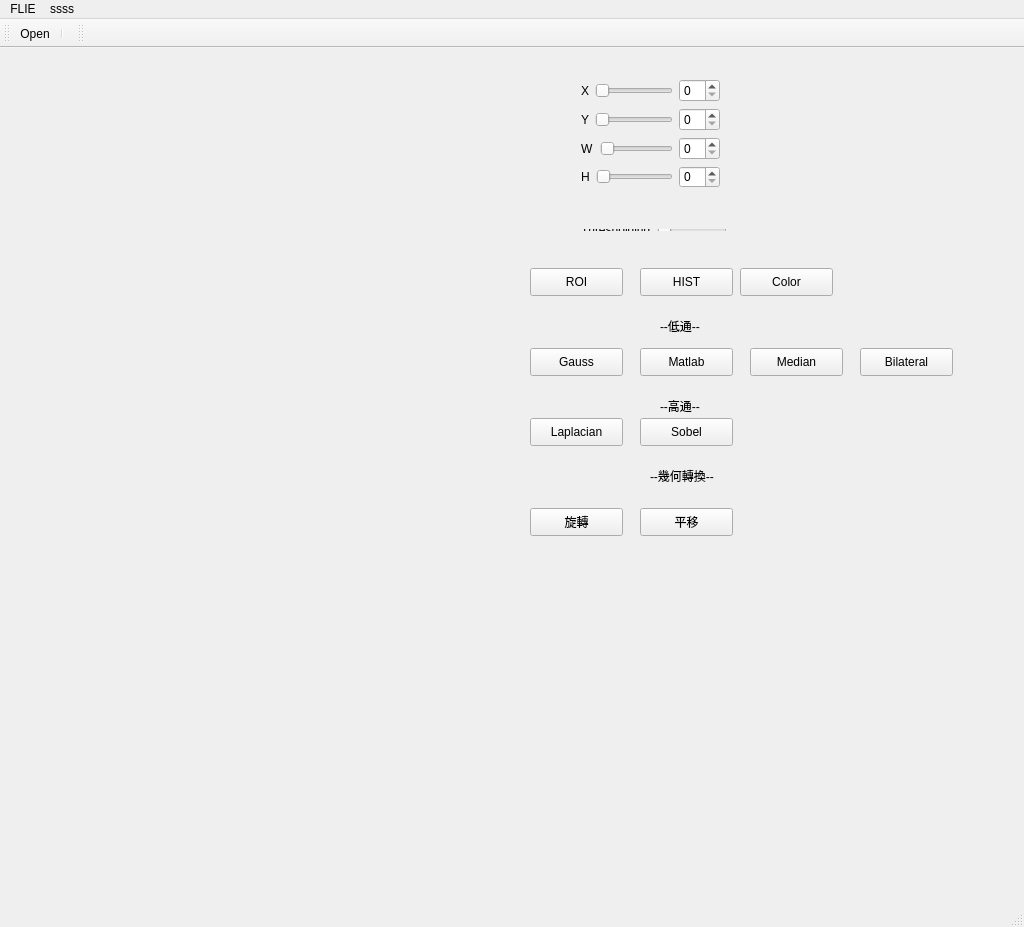
<?xml version="1.0" encoding="UTF-8"?>
<ui version="4.0">
 <class>qtClass</class>
 <widget class="QMainWindow" name="qtClass">
  <property name="geometry">
   <rect>
    <x>0</x>
    <y>0</y>
    <width>1024</width>
    <height>927</height>
   </rect>
  </property>
  <property name="windowTitle">
   <string>qt</string>
  </property>
  <widget class="QWidget" name="centralWidget">
   <widget class="QPushButton" name="ROI_Button">
    <property name="geometry">
     <rect>
      <x>530</x>
      <y>220</y>
      <width>93</width>
      <height>28</height>
     </rect>
    </property>
    <property name="text">
     <string>ROI</string>
    </property>
   </widget>
   <widget class="MyQLabel" name="a_image">
    <property name="geometry">
     <rect>
      <x>30</x>
      <y>90</y>
      <width>471</width>
      <height>391</height>
     </rect>
    </property>
    <property name="text">
     <string/>
    </property>
   </widget>
   <widget class="QWidget" name="layoutWidget">
    <property name="geometry">
     <rect>
      <x>570</x>
      <y>20</y>
      <width>161</width>
      <height>131</height>
     </rect>
    </property>
    <layout class="QVBoxLayout" name="verticalLayout_2">
     <item>
      <layout class="QHBoxLayout" name="horizontalLayout">
       <item>
        <widget class="QLabel" name="label">
         <property name="text">
          <string>X</string>
         </property>
        </widget>
       </item>
       <item>
        <widget class="QSlider" name="X_Slider">
         <property name="orientation">
          <enum>Qt::Horizontal</enum>
         </property>
        </widget>
       </item>
       <item>
        <widget class="QSpinBox" name="X_Spin"/>
       </item>
      </layout>
     </item>
     <item>
      <layout class="QVBoxLayout" name="verticalLayout">
       <item>
        <layout class="QHBoxLayout" name="horizontalLayout_2">
         <item>
          <widget class="QLabel" name="label_2">
           <property name="text">
            <string>Y</string>
           </property>
          </widget>
         </item>
         <item>
          <widget class="QSlider" name="Y_Slider">
           <property name="orientation">
            <enum>Qt::Horizontal</enum>
           </property>
          </widget>
         </item>
         <item>
          <widget class="QSpinBox" name="Y_Spin"/>
         </item>
        </layout>
       </item>
       <item>
        <layout class="QHBoxLayout" name="horizontalLayout_3">
         <item>
          <widget class="QLabel" name="label_3">
           <property name="text">
            <string>W</string>
           </property>
          </widget>
         </item>
         <item>
          <widget class="QSlider" name="W_Slider">
           <property name="orientation">
            <enum>Qt::Horizontal</enum>
           </property>
          </widget>
         </item>
         <item>
          <widget class="QSpinBox" name="W_Spin"/>
         </item>
        </layout>
       </item>
       <item>
        <layout class="QHBoxLayout" name="horizontalLayout_4">
         <item>
          <widget class="QLabel" name="label_4">
           <property name="text">
            <string>H</string>
           </property>
          </widget>
         </item>
         <item>
          <widget class="QSlider" name="H_Slider">
           <property name="orientation">
            <enum>Qt::Horizontal</enum>
           </property>
          </widget>
         </item>
         <item>
          <widget class="QSpinBox" name="H_Spin"/>
         </item>
        </layout>
       </item>
      </layout>
     </item>
    </layout>
   </widget>
   <widget class="QPushButton" name="hist_button">
    <property name="geometry">
     <rect>
      <x>640</x>
      <y>220</y>
      <width>93</width>
      <height>28</height>
     </rect>
    </property>
    <property name="text">
     <string>HIST</string>
    </property>
   </widget>
   <widget class="QWidget" name="layoutWidget">
    <property name="geometry">
     <rect>
      <x>570</x>
      <y>170</y>
      <width>168</width>
      <height>24</height>
     </rect>
    </property>
    <layout class="QHBoxLayout" name="horizontalLayout_5">
     <item>
      <widget class="QLabel" name="label_5">
       <property name="text">
        <string>Thresholding</string>
       </property>
      </widget>
     </item>
     <item>
      <widget class="QSlider" name="T_Slider">
       <property name="orientation">
        <enum>Qt::Horizontal</enum>
       </property>
      </widget>
     </item>
    </layout>
   </widget>
   <widget class="QPushButton" name="Color_Button">
    <property name="geometry">
     <rect>
      <x>740</x>
      <y>220</y>
      <width>93</width>
      <height>28</height>
     </rect>
    </property>
    <property name="text">
     <string>Color</string>
    </property>
   </widget>
   <widget class="QVTKWidget" name="qvtkWidget">
    <property name="geometry">
     <rect>
      <x>0</x>
      <y>730</y>
      <width>100</width>
      <height>100</height>
     </rect>
    </property>
   </widget>
   <widget class="QLabel" name="a_label">
    <property name="geometry">
     <rect>
      <x>70</x>
      <y>540</y>
      <width>141</width>
      <height>31</height>
     </rect>
    </property>
    <property name="text">
     <string/>
    </property>
   </widget>
   <widget class="QPushButton" name="G_LOW">
    <property name="geometry">
     <rect>
      <x>530</x>
      <y>300</y>
      <width>93</width>
      <height>28</height>
     </rect>
    </property>
    <property name="text">
     <string>Gauss</string>
    </property>
   </widget>
   <widget class="QPushButton" name="M_Low">
    <property name="geometry">
     <rect>
      <x>640</x>
      <y>300</y>
      <width>93</width>
      <height>28</height>
     </rect>
    </property>
    <property name="text">
     <string>Matlab</string>
    </property>
   </widget>
   <widget class="QLabel" name="label_6">
    <property name="geometry">
     <rect>
      <x>660</x>
      <y>270</y>
      <width>58</width>
      <height>15</height>
     </rect>
    </property>
    <property name="text">
     <string>--低通--</string>
    </property>
   </widget>
   <widget class="QPushButton" name="Med_L">
    <property name="geometry">
     <rect>
      <x>750</x>
      <y>300</y>
      <width>93</width>
      <height>28</height>
     </rect>
    </property>
    <property name="text">
     <string>Median</string>
    </property>
   </widget>
   <widget class="QLabel" name="label_7">
    <property name="geometry">
     <rect>
      <x>660</x>
      <y>350</y>
      <width>58</width>
      <height>15</height>
     </rect>
    </property>
    <property name="text">
     <string>--高通--</string>
    </property>
   </widget>
   <widget class="QPushButton" name="L_HIGH">
    <property name="geometry">
     <rect>
      <x>530</x>
      <y>370</y>
      <width>93</width>
      <height>28</height>
     </rect>
    </property>
    <property name="text">
     <string>Laplacian</string>
    </property>
   </widget>
   <widget class="QPushButton" name="B_LOW">
    <property name="geometry">
     <rect>
      <x>860</x>
      <y>300</y>
      <width>93</width>
      <height>28</height>
     </rect>
    </property>
    <property name="text">
     <string>Bilateral</string>
    </property>
   </widget>
   <widget class="QPushButton" name="S_HIGH">
    <property name="geometry">
     <rect>
      <x>640</x>
      <y>370</y>
      <width>93</width>
      <height>28</height>
     </rect>
    </property>
    <property name="text">
     <string>Sobel</string>
    </property>
   </widget>
   <widget class="QLabel" name="label_8">
    <property name="geometry">
     <rect>
      <x>650</x>
      <y>420</y>
      <width>81</width>
      <height>16</height>
     </rect>
    </property>
    <property name="text">
     <string>--幾何轉換--</string>
    </property>
   </widget>
   <widget class="QPushButton" name="rotate">
    <property name="geometry">
     <rect>
      <x>530</x>
      <y>460</y>
      <width>93</width>
      <height>28</height>
     </rect>
    </property>
    <property name="text">
     <string>旋轉</string>
    </property>
   </widget>
   <widget class="QPushButton" name="pan">
    <property name="geometry">
     <rect>
      <x>640</x>
      <y>460</y>
      <width>93</width>
      <height>28</height>
     </rect>
    </property>
    <property name="text">
     <string>平移</string>
    </property>
   </widget>
  </widget>
  <widget class="QMenuBar" name="menuBar">
   <property name="geometry">
    <rect>
     <x>0</x>
     <y>0</y>
     <width>1024</width>
     <height>25</height>
    </rect>
   </property>
   <widget class="QMenu" name="menuFLIE">
    <property name="title">
     <string>FLIE</string>
    </property>
    <addaction name="actionOpen"/>
    <addaction name="actionSave"/>
   </widget>
   <widget class="QMenu" name="menussss">
    <property name="title">
     <string>ssss</string>
    </property>
   </widget>
   <addaction name="menuFLIE"/>
   <addaction name="menussss"/>
  </widget>
  <widget class="QToolBar" name="mainToolBar">
   <attribute name="toolBarArea">
    <enum>TopToolBarArea</enum>
   </attribute>
   <attribute name="toolBarBreak">
    <bool>false</bool>
   </attribute>
   <addaction name="Open"/>
   <addaction name="separator"/>
  </widget>
  <widget class="QToolBar" name="toolBar">
   <property name="windowTitle">
    <string>toolBar</string>
   </property>
   <attribute name="toolBarArea">
    <enum>TopToolBarArea</enum>
   </attribute>
   <attribute name="toolBarBreak">
    <bool>false</bool>
   </attribute>
  </widget>
  <widget class="QStatusBar" name="statusBar"/>
  <action name="actionOpen">
   <property name="text">
    <string>Open</string>
   </property>
  </action>
  <action name="actionSave">
   <property name="text">
    <string>Save</string>
   </property>
  </action>
  <action name="Open">
   <property name="icon">
    <iconset>
     <normaloff>../../../.designer/folder.png</normaloff>../../../.designer/folder.png</iconset>
   </property>
   <property name="text">
    <string>Open</string>
   </property>
  </action>
 </widget>
 <layoutdefault spacing="6" margin="11"/>
 <customwidgets>
  <customwidget>
   <class>QVTKWidget</class>
   <extends>QWidget</extends>
   <header>QVTKWidget.h</header>
  </customwidget>
  <customwidget>
   <class>MyQLabel</class>
   <extends>QLabel</extends>
   <header location="global">myqlabel.h</header>
  </customwidget>
 </customwidgets>
 <resources>
  <include location="qt.qrc"/>
 </resources>
 <connections>
  <connection>
   <sender>actionOpen</sender>
   <signal>triggered()</signal>
   <receiver>qtClass</receiver>
   <slot>open()</slot>
   <hints>
    <hint type="sourcelabel">
     <x>-1</x>
     <y>-1</y>
    </hint>
    <hint type="destinationlabel">
     <x>349</x>
     <y>228</y>
    </hint>
   </hints>
  </connection>
  <connection>
   <sender>Open</sender>
   <signal>triggered()</signal>
   <receiver>qtClass</receiver>
   <slot>open()</slot>
   <hints>
    <hint type="sourcelabel">
     <x>-1</x>
     <y>-1</y>
    </hint>
    <hint type="destinationlabel">
     <x>511</x>
     <y>303</y>
    </hint>
   </hints>
  </connection>
  <connection>
   <sender>ROI_Button</sender>
   <signal>clicked(bool)</signal>
   <receiver>qtClass</receiver>
   <slot>ROI()</slot>
   <hints>
    <hint type="sourcelabel">
     <x>646</x>
     <y>328</y>
    </hint>
    <hint type="destinationlabel">
     <x>511</x>
     <y>303</y>
    </hint>
   </hints>
  </connection>
  <connection>
   <sender>H_Slider</sender>
   <signal>sliderMoved(int)</signal>
   <receiver>H_Spin</receiver>
   <slot>setValue(int)</slot>
   <hints>
    <hint type="sourcelabel">
     <x>645</x>
     <y>287</y>
    </hint>
    <hint type="destinationlabel">
     <x>709</x>
     <y>270</y>
    </hint>
   </hints>
  </connection>
  <connection>
   <sender>W_Slider</sender>
   <signal>sliderMoved(int)</signal>
   <receiver>W_Spin</receiver>
   <slot>setValue(int)</slot>
   <hints>
    <hint type="sourcelabel">
     <x>638</x>
     <y>237</y>
    </hint>
    <hint type="destinationlabel">
     <x>709</x>
     <y>237</y>
    </hint>
   </hints>
  </connection>
  <connection>
   <sender>Y_Slider</sender>
   <signal>sliderMoved(int)</signal>
   <receiver>Y_Spin</receiver>
   <slot>setValue(int)</slot>
   <hints>
    <hint type="sourcelabel">
     <x>637</x>
     <y>204</y>
    </hint>
    <hint type="destinationlabel">
     <x>709</x>
     <y>204</y>
    </hint>
   </hints>
  </connection>
  <connection>
   <sender>X_Slider</sender>
   <signal>sliderMoved(int)</signal>
   <receiver>X_Spin</receiver>
   <slot>setValue(int)</slot>
   <hints>
    <hint type="sourcelabel">
     <x>637</x>
     <y>169</y>
    </hint>
    <hint type="destinationlabel">
     <x>710</x>
     <y>169</y>
    </hint>
   </hints>
  </connection>
  <connection>
   <sender>H_Spin</sender>
   <signal>valueChanged(int)</signal>
   <receiver>H_Slider</receiver>
   <slot>setValue(int)</slot>
   <hints>
    <hint type="sourcelabel">
     <x>709</x>
     <y>270</y>
    </hint>
    <hint type="destinationlabel">
     <x>637</x>
     <y>270</y>
    </hint>
   </hints>
  </connection>
  <connection>
   <sender>Y_Spin</sender>
   <signal>valueChanged(int)</signal>
   <receiver>Y_Slider</receiver>
   <slot>setValue(int)</slot>
   <hints>
    <hint type="sourcelabel">
     <x>709</x>
     <y>204</y>
    </hint>
    <hint type="destinationlabel">
     <x>637</x>
     <y>204</y>
    </hint>
   </hints>
  </connection>
  <connection>
   <sender>X_Spin</sender>
   <signal>valueChanged(int)</signal>
   <receiver>X_Slider</receiver>
   <slot>setValue(int)</slot>
   <hints>
    <hint type="sourcelabel">
     <x>710</x>
     <y>169</y>
    </hint>
    <hint type="destinationlabel">
     <x>637</x>
     <y>169</y>
    </hint>
   </hints>
  </connection>
  <connection>
   <sender>W_Spin</sender>
   <signal>valueChanged(int)</signal>
   <receiver>W_Slider</receiver>
   <slot>setValue(int)</slot>
   <hints>
    <hint type="sourcelabel">
     <x>709</x>
     <y>237</y>
    </hint>
    <hint type="destinationlabel">
     <x>638</x>
     <y>237</y>
    </hint>
   </hints>
  </connection>
  <connection>
   <sender>hist_button</sender>
   <signal>clicked()</signal>
   <receiver>qtClass</receiver>
   <slot>HIST()</slot>
   <hints>
    <hint type="sourcelabel">
     <x>726</x>
     <y>328</y>
    </hint>
    <hint type="destinationlabel">
     <x>511</x>
     <y>303</y>
    </hint>
   </hints>
  </connection>
  <connection>
   <sender>T_Slider</sender>
   <signal>sliderMoved(int)</signal>
   <receiver>qtClass</receiver>
   <slot>Thresholding()</slot>
   <hints>
    <hint type="sourcelabel">
     <x>684</x>
     <y>326</y>
    </hint>
    <hint type="destinationlabel">
     <x>511</x>
     <y>303</y>
    </hint>
   </hints>
  </connection>
  <connection>
   <sender>Color_Button</sender>
   <signal>clicked()</signal>
   <receiver>qtClass</receiver>
   <slot>Color()</slot>
   <hints>
    <hint type="sourcelabel">
     <x>656</x>
     <y>428</y>
    </hint>
    <hint type="destinationlabel">
     <x>511</x>
     <y>303</y>
    </hint>
   </hints>
  </connection>
  <connection>
   <sender>G_LOW</sender>
   <signal>clicked()</signal>
   <receiver>qtClass</receiver>
   <slot>GLOW()</slot>
   <hints>
    <hint type="sourcelabel">
     <x>596</x>
     <y>428</y>
    </hint>
    <hint type="destinationlabel">
     <x>511</x>
     <y>303</y>
    </hint>
   </hints>
  </connection>
  <connection>
   <sender>M_Low</sender>
   <signal>clicked()</signal>
   <receiver>qtClass</receiver>
   <slot>Matlab()</slot>
   <hints>
    <hint type="sourcelabel">
     <x>686</x>
     <y>378</y>
    </hint>
    <hint type="destinationlabel">
     <x>511</x>
     <y>303</y>
    </hint>
   </hints>
  </connection>
  <connection>
   <sender>Med_L</sender>
   <signal>clicked()</signal>
   <receiver>qtClass</receiver>
   <slot>Median()</slot>
   <hints>
    <hint type="sourcelabel">
     <x>796</x>
     <y>378</y>
    </hint>
    <hint type="destinationlabel">
     <x>511</x>
     <y>303</y>
    </hint>
   </hints>
  </connection>
  <connection>
   <sender>L_HIGH</sender>
   <signal>clicked()</signal>
   <receiver>qtClass</receiver>
   <slot>Laplacian()</slot>
   <hints>
    <hint type="sourcelabel">
     <x>576</x>
     <y>448</y>
    </hint>
    <hint type="destinationlabel">
     <x>511</x>
     <y>303</y>
    </hint>
   </hints>
  </connection>
  <connection>
   <sender>B_LOW</sender>
   <signal>clicked()</signal>
   <receiver>qtClass</receiver>
   <slot>Bilateral()</slot>
   <hints>
    <hint type="sourcelabel">
     <x>906</x>
     <y>378</y>
    </hint>
    <hint type="destinationlabel">
     <x>511</x>
     <y>303</y>
    </hint>
   </hints>
  </connection>
  <connection>
   <sender>S_HIGH</sender>
   <signal>clicked()</signal>
   <receiver>qtClass</receiver>
   <slot>Sobel()</slot>
   <hints>
    <hint type="sourcelabel">
     <x>686</x>
     <y>448</y>
    </hint>
    <hint type="destinationlabel">
     <x>511</x>
     <y>303</y>
    </hint>
   </hints>
  </connection>
  <connection>
   <sender>rotate</sender>
   <signal>clicked()</signal>
   <receiver>qtClass</receiver>
   <slot>Rotate()</slot>
   <hints>
    <hint type="sourcelabel">
     <x>576</x>
     <y>538</y>
    </hint>
    <hint type="destinationlabel">
     <x>511</x>
     <y>463</y>
    </hint>
   </hints>
  </connection>
  <connection>
   <sender>pan</sender>
   <signal>clicked()</signal>
   <receiver>qtClass</receiver>
   <slot>Pan()</slot>
   <hints>
    <hint type="sourcelabel">
     <x>686</x>
     <y>538</y>
    </hint>
    <hint type="destinationlabel">
     <x>511</x>
     <y>463</y>
    </hint>
   </hints>
  </connection>
 </connections>
 <slots>
  <slot>trigger()</slot>
  <slot>open()</slot>
  <slot>ROI()</slot>
  <slot>Slider()</slot>
  <slot>HIST()</slot>
  <slot>Thresholding()</slot>
  <slot>Color()</slot>
  <slot>GLOW()</slot>
  <slot>GHIGH()</slot>
  <slot>Matlab()</slot>
  <slot>Median()</slot>
  <slot>Laplacian()</slot>
  <slot>Bilateral()</slot>
  <slot>Sobel()</slot>
  <slot>Rotate()</slot>
  <slot>Pan()</slot>
 </slots>
</ui>
